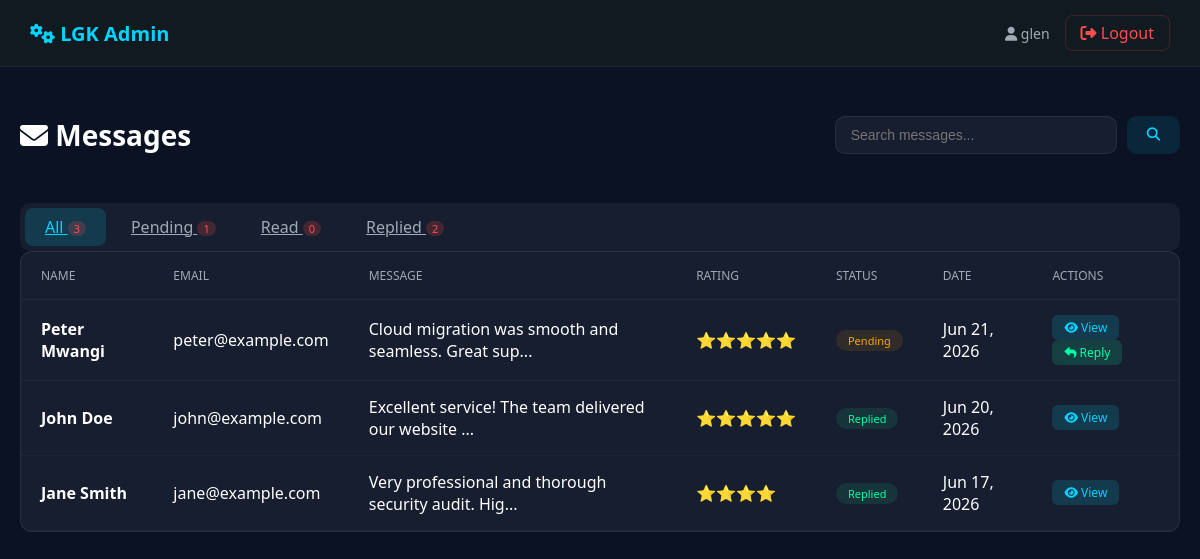
Screenshot of /messages.php (signed in) with the database file from the repository.
### tables this page shows
CREATE TABLE `feedback` (
  `id` int(11) NOT NULL,
  `name` varchar(100) NOT NULL,
  `email` varchar(100) NOT NULL,
  `phone` varchar(20) DEFAULT NULL,
  `service_type` varchar(50) DEFAULT 'general',
  `message` text NOT NULL,
  `rating` int(1) DEFAULT 0,
  `reply` text DEFAULT NULL,
  `status` enum('pending','read','replied') DEFAULT 'pending',
  `admin_id` int(11) DEFAULT NULL,
  `ip_address` varchar(45) DEFAULT NULL,
  `user_agent` text DEFAULT NULL,
  `created_at` timestamp NOT NULL DEFAULT current_timestamp(),
  `replied_at` timestamp NULL DEFAULT NULL
);

### messages.php (the view, shortened to what this page needs)
<?php
include "../config/database.php";
$status_filter = $_GET['status'] ?? 'all';
$search = $_GET['search'] ?? '';
$where = "1=1";
$query = "SELECT * FROM feedback WHERE $where ORDER BY created_at DESC";
$stmt = $conn->prepare($query);
$stmt->execute();
$feedback = $stmt->get_result();
$counts = [];
$counts['all'] = $conn->query("SELECT COUNT(*) as count FROM feedback")->fetch_assoc()['count'];
$counts['pending'] = $conn->query("SELECT COUNT(*) as count FROM feedback WHERE status = 'pending'")->fetch_assoc()['count'];
$counts['read'] = $conn->query("SELECT COUNT(*) as count FROM feedback WHERE status = 'read'")->fetch_assoc()['count'];
$counts['replied'] = $conn->query("SELECT COUNT(*) as count FROM feedback WHERE status = 'replied'")->fetch_assoc()['count'];
?>
<!DOCTYPE html>
<html lang="en">
<head>
    <link rel="stylesheet" href="../modern-styles.css">
    <link rel="stylesheet" href="https://cdnjs.cloudflare.com/ajax/libs/font-awesome/6.5.1/css/all.min.css">
</head>
<body>
<header class="admin-header">
    <a href="admindashboard.php" class="logo">
        <i class="fas fa-cogs"></i> LGK Admin
    </a>
    <div class="user-info">
        <span class="username">
            <i class="fas fa-user"></i> <?php echo htmlspecialchars($_SESSION['admin_username']); ?>
        </span>
        <a href="logout.php" class="logout">
            <i class="fas fa-sign-out-alt"></i> Logout
        </a>
    </div>
</header>
<div class="container">
    <div class="page-header">
        <h1><i class="fas fa-envelope"></i> Messages</h1>
        <div class="search-box">
            <form method="GET" style="display:flex;gap:10px;width:100%;">
                <input type="text" name="search" placeholder="Search messages..." value="<?php echo htmlspecialchars($search); ?>">
                <button type="submit"><i class="fas fa-search"></i></button>
            </form>
        </div>
    </div>
    <div class="tabs">
        <a href="?status=all" class="tab-btn <?php echo $status_filter === 'all' ? 'active' : ''; ?>">
            All <span class="badge"><?php echo $counts['all']; ?></span>
        </a>
        <a href="?status=pending" class="tab-btn <?php echo $status_filter === 'pending' ? 'active' : ''; ?>">
            Pending <span class="badge"><?php echo $counts['pending']; ?></span>
        </a>
        <a href="?status=read" class="tab-btn <?php echo $status_filter === 'read' ? 'active' : ''; ?>">
            Read <span class="badge"><?php echo $counts['read']; ?></span>
        </a>
        <a href="?status=replied" class="tab-btn <?php echo $status_filter === 'replied' ? 'active' : ''; ?>">
            Replied <span class="badge"><?php echo $counts['replied']; ?></span>
        </a>
    </div>
    <div class="table-wrapper">
        <?php if ($feedback && $feedback->num_rows > 0): ?>
        <table>
            <thead>
                <tr>
                    <th>Name</th>
                    <th>Email</th>
                    <th>Message</th>
                    <th>Rating</th>
                    <th>Status</th>
                    <th>Date</th>
                    <th>Actions</th>
                </tr>
            </thead>
            <tbody>
                <?php while($row = $feedback->fetch_assoc()): ?>
                <tr>
                    <td><strong><?php echo htmlspecialchars($row['name']); ?></strong></td>
                    <td><?php echo htmlspecialchars($row['email']); ?></td>
                    <td><?php echo htmlspecialchars(substr($row['message'], 0, 50)) . (strlen($row['message']) > 50 ? '...' : ''); ?></td>
                    <td><?php echo $row['rating'] > 0 ? str_repeat('⭐', $row['rating']) : '-'; ?></td>
                    <td>
                        <span class="status-badge status-<?php echo $row['status']; ?>">
                            <?php echo ucfirst($row['status']); ?>
                        </span>
                    </td>
                    <td><?php echo date('M d, Y', strtotime($row['created_at'])); ?></td>
                    <td>
                        <a href="view_message.php?id=<?php echo $row['id']; ?>" class="action-btn view">
                            <i class="fas fa-eye"></i> View
                        </a>
                        <?php if ($row['status'] !== 'replied'): ?>
                            <a href="../reply.php?id=<?php echo $row['id']; ?>" class="action-btn reply">
                                <i class="fas fa-reply"></i> Reply
                            </a>
                        <?php endif; ?>
                    </td>
                </tr>
                <?php endwhile; ?>
            </tbody>
        </table>
        <?php endif; ?>
    </div>
</div>
</body>
</html>

### messages.php (style rules this page uses)
body { margin: 0; font-family: 'Segoe UI', Tahoma, Geneva, Verdana, sans-serif; background: #0b1224; color: #fff; }
.admin-header { background: rgba(17, 27, 33, 0.95); padding: 15px 30px; display: flex; justify-content: space-between; align-items: center; border-bottom: 1px solid rgba(255,255,255,0.05); }
.admin-header .logo { font-size: 20px; font-weight: 700; color: #00d4ff; text-decoration: none; }
.admin-header .user-info { display: flex; align-items: center; gap: 15px; }
.admin-header .user-info .username { color: #a0aab4; font-size: 14px; }
.admin-header .user-info .logout { color: #ff4d4d; text-decoration: none; padding: 6px 15px; border: 1px solid rgba(255,77,77,0.2); border-radius: 8px; transition: all 0.3s ease; }
.container { max-width: 1200px; margin: 0 auto; padding: 30px 20px; }
.page-header { display: flex; justify-content: space-between; align-items: center; margin-bottom: 30px; flex-wrap: wrap; gap: 15px; }
.page-header h1 { font-size: 28px; }
.tabs { display: flex; gap: 5px; background: rgba(255,255,255,0.05); border-radius: 10px; padding: 5px; flex-wrap: wrap; }
.tab-btn { padding: 8px 20px; border: none; border-radius: 8px; background: transparent; color: #a0aab4; cursor: pointer; transition: all 0.3s ease; font-weight: 500; }
.tab-btn.active { background: rgba(0,212,255,0.15); color: #00d4ff; }
.tab-btn .badge { display: inline-block; padding: 0 6px; border-radius: 50px; font-size: 11px; background: rgba(255,77,77,0.2); color: #ff4d4d; }
.search-box { display: flex; gap: 10px; }
.search-box input { padding: 10px 15px; background: rgba(255,255,255,0.05); border: 1px solid rgba(255,255,255,0.08); border-radius: 10px; color: #fff; font-size: 14px; width: 250px; }
.search-box button { padding: 10px 20px; border: none; border-radius: 10px; background: rgba(0,212,255,0.1); color: #00d4ff; cursor: pointer; transition: all 0.3s ease; }
.table-wrapper { background: rgba(255,255,255,0.05); border: 1px solid rgba(255,255,255,0.08); border-radius: 12px; overflow: hidden; overflow-x: auto; }
table { width: 100%; border-collapse: collapse; }
table th { padding: 15px 20px; text-align: left; color: #a0aab4; font-weight: 500; font-size: 12px; text-transform: uppercase; border-bottom: 1px solid rgba(255,255,255,0.05); }
table td { padding: 15px 20px; border-bottom: 1px solid rgba(255,255,255,0.03); }
.status-badge { display: inline-block; padding: 3px 12px; border-radius: 50px; font-size: 11px; font-weight: 500; }
.status-pending { background: rgba(255,165,0,0.1); color: #ffa500; }
.status-replied { background: rgba(0,255,166,0.1); color: #00ffa6; }
.action-btn { padding: 4px 12px; border: none; border-radius: 6px; color: #fff; cursor: pointer; font-size: 12px; transition: all 0.3s ease; text-decoration: none; display: inline-block; }
.action-btn.view { background: rgba(0,212,255,0.15); color: #00d4ff; }
.action-btn.reply { background: rgba(0,255,166,0.15); color: #00ffa6; }

### rows the page displays
feedback: name "Peter Mwangi", email "peter@example.com", message "Cloud migration was smooth and seamless. Great sup", rating "⭐⭐⭐⭐⭐", status "Pending", created_at "Jun 21, 2026"
feedback: name "John Doe", email "john@example.com", message "Excellent service! The team delivered our website", rating "⭐⭐⭐⭐⭐", status "Replied", created_at "Jun 20, 2026"
feedback: name "Jane Smith", email "jane@example.com", message "Very professional and thorough security audit. Hig", rating "⭐⭐⭐⭐", status "Replied", created_at "Jun 17, 2026"

### other values shown
$_SESSION['admin_username'] "glen"
$counts['all'] "3"
$counts['pending'] "1"
$counts['read'] "0"
$counts['replied'] "2"
